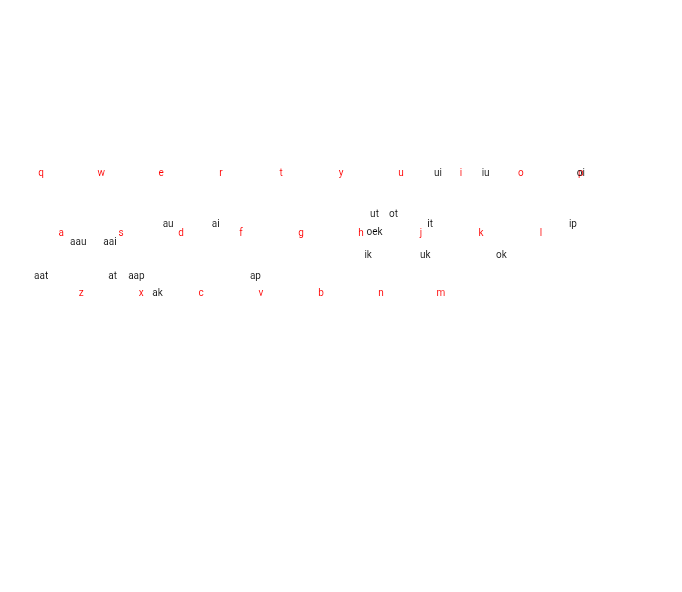

Generate this figure with Python:
import turtle

t = turtle.Turtle()
t.speed(0)
t.ht()

qwe = ['qwertyuiop', 'asdfghjkl', 'zxcvbnm']
row_c = len(qwe)
hg_c, vg_c = 9, row_c - 1
hor_gap, ver_gap, hor_off, ver_off = 60, 60, -300, 0

le_pos = {}
t.color('red')
for i in range(row_c):
    for j in range(len(qwe[i])):
        le = qwe[i][j]
        x, y = (j + float(i) / row_c) * hor_gap, float(vg_c - i) * ver_gap
        le_pos[le] = x, y
        t.pu()
        t.goto(x + hor_off, y + ver_off)
        t.pd()
        t.write(le, align='center')

sy_list = ['aai', ('aamaap', 'aap'), ('aanaat', 'aat'), 'aau', 'ai', ('amap', 'ap'), ('anat', 'at'), ('angaangakaak', 'ak'), 'au',
           ('ekikenging', 'ik'), ('eoiui', 'ui'), ('eononeotot', 'ot'), ('init', 'it'), ('imip', 'ip'), 'iu', ('oekoeng', 'oek'), 'oi', ('okong', 'ok'), ('ukung', 'uk'), ('unyunutyut', 'ut')]

sy_pos = {}
sy_bl, sy_tr = (hg_c * hor_gap, vg_c * ver_gap), (0, 0)
for sy in sy_list:
    sy = sy[0] if type(sy) is tuple else sy
    x, y = 0, 0
    for le in sy:
        x, y = x + le_pos[le][0], y + le_pos[le][1]
    x, y = x / len(sy), y / len(sy)
    sy_pos[sy] = x, y
    sy_bl, sy_tr = (min(sy_bl[0], x), min(sy_bl[1], y)), (max(sy_tr[0], x), max(sy_tr[1], y))

hor_ra, ver_ra = (hg_c * hor_gap) / (sy_tr[0] - sy_bl[0]), (vg_c * ver_gap) / (sy_tr[1] - sy_bl[1])
t.color('black')
for sy in sy_list:
    sy, ab = sy if type(sy) is tuple else (sy, sy)
    x, y = sy_pos[sy]
    t.pu()
    t.goto((x - sy_bl[0]) * hor_ra + hor_off, (y - sy_bl[1]) * ver_ra + ver_off)
    t.pd()
    t.write(ab, align='center')
